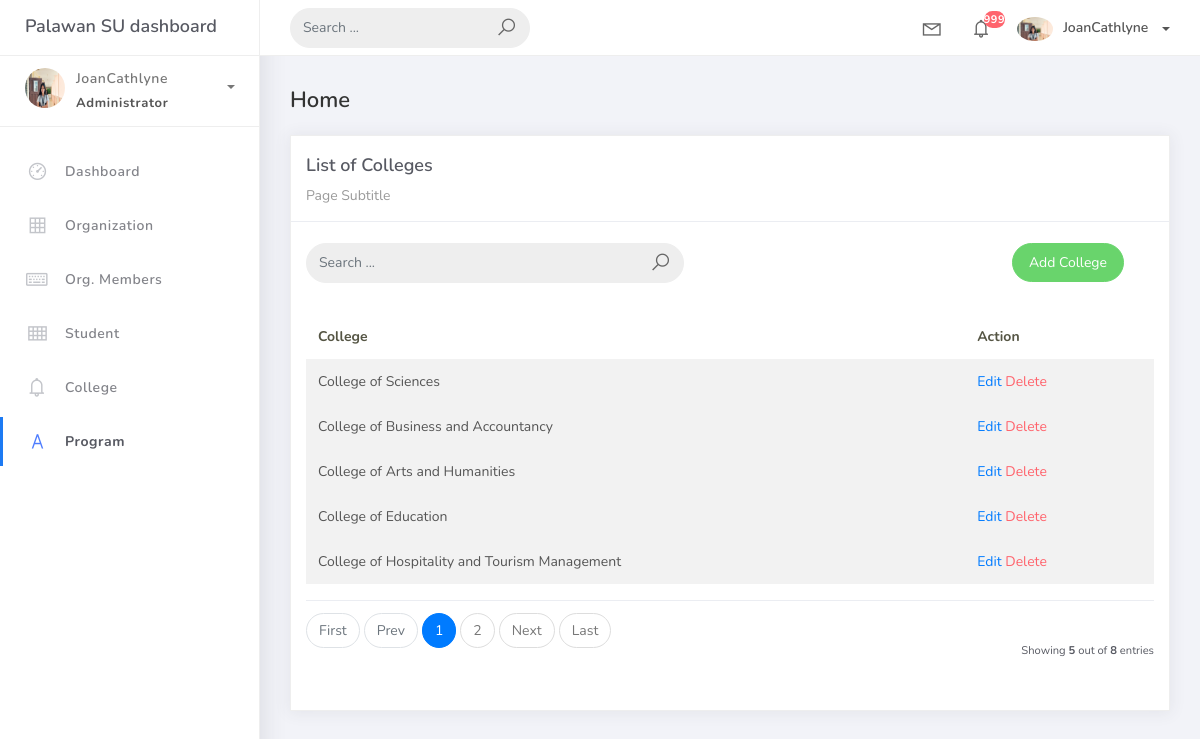
Page /college on the earlier database version.
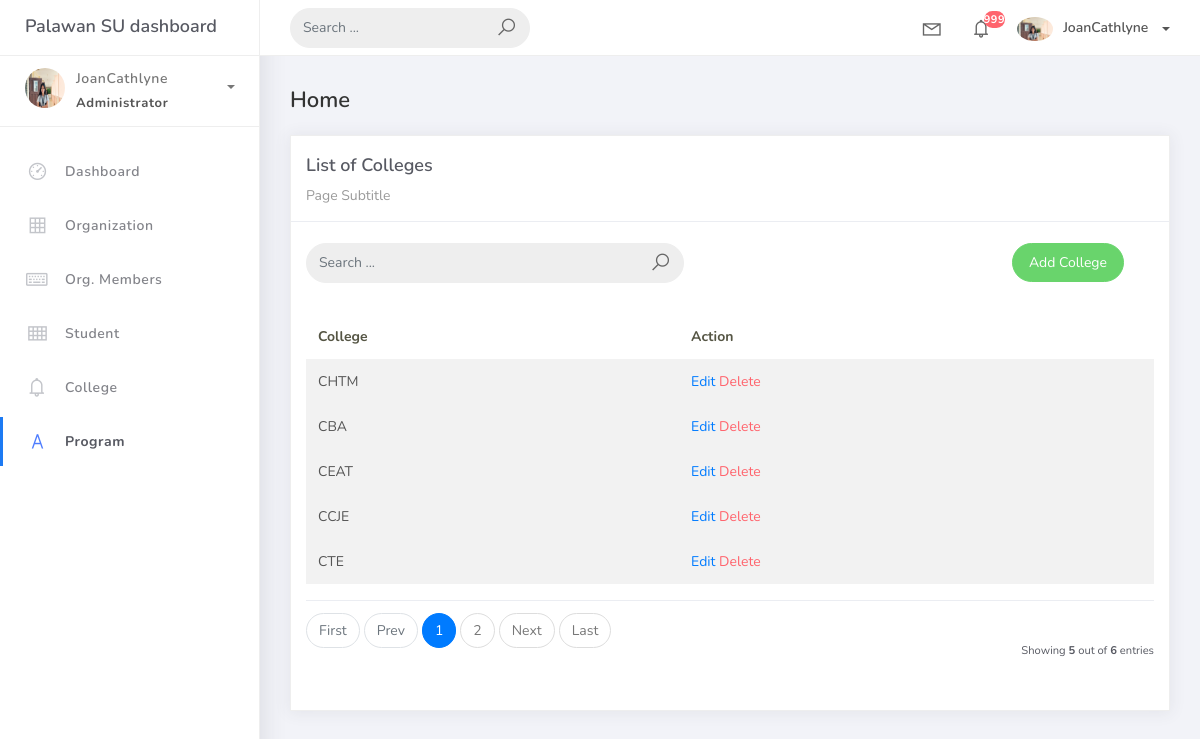
Same page on the later database version.
### studentorg/models.py (models this page shows, shortened)
class BaseModel(models.Model):
    created_at = models.DateTimeField(auto_now_add=True, db_index=True)
    updated_at = models.DateTimeField(auto_now=True)
    class Meta:
        abstract = True

class College(BaseModel):
    college_name = models.CharField(max_length=150)

### studentorg/views.py (the view)
# urls.py: path('college', college.as_view(), name='college-list'),
class college(ListView):
    model = College
    context_object_name = 'college'
    template_name = 'college.html'
    paginate_by = 5
    def get_queryset(self, *args, **kwargs):
         qs = super(college, self).get_queryset(*args, **kwargs)
         if self.request.GET.get("q") != None:
             query = self.request.GET.get('q')
             qs = qs.filter(Q(college_name__icontains=query))
         return qs

### templates/college.html
{% extends 'base.html' %} {% load static %} {% block content %}
<div class="content">
    <div class="container-fluid">
        <h4 class="page-title">Home</h4>
        <div class="row">
            <div class="col-md-12">
                <div class="card">
                    <div class="card-header">
                    <div class="card-title">List of Colleges</div>
                    <div class="card-category">Page Subtitle</div>
                </div>
                <br />
                <div class="col-md-12 row">
                    <div class="col-md-6">
                        <form class="navbar-left navbar-form nav-search mr-md-3" action="{% url 'college_list' %}">
                            <div class="input-group">
                                <input type="text" placeholder="Search ..." class="form-control" name="q" />
                                <div class="input-group-append">
                                    <span class="input-group-text">
                                        <i class="la la-search search-icon"></i>
                                    </span>
                                </div>
                            </div>
                        </form>
                    </div>
                    <div class="col-md-6">
                        <div class="pull-right">
                            <a href="{% url 'college-add' %}" class="btn btn-success btn-rounded">Add College</a>
                        </div>
                    </div>
                </div>
                <div class="card-body">
                    <table class="table table-striped mt-3">
                        <thead>
                            <tr>
                                <th scope="col">College</th>
                                <th scope="col">Action</th>
                            </tr>
                        </thead>
                        <tbody>
                            {% for object in object_list %}
                            <tr>
                                <td>{{ object.college_name}}</td>
                                <td>
                                    <a href="{% url 'college-update' object.id %}">Edit</a>
                                    <a href="{% url 'college-delete' object.id %}" class="text-danger">Delete</a>
                                </td>
                            <tr>
                            {% empty %}
                            </tr>
                            <td colspan="4" style="text-align: center;">
                                <p class="text-sm font-weight-bold mb-0">No Records Found</p>
                            </td>
                        </tr>
                            {% endfor %}
                        </tbody>
                    </table>
                    {% include 'includes/pagination.html' %}
                </div>
            </div>
        </div>
    </div>
</div>
{% endblock %}

Differences in the rows shown:
removed College: college_name "College of Sciences"
removed College: college_name "College of Business and Accountancy"
removed College: college_name "College of Arts and Humanities"
removed College: college_name "College of Education"
removed College: college_name "College of Hospitality and Tourism Management"
added College: college_name "CHTM"
added College: college_name "CBA"
added College: college_name "CEAT"
now on this page (row edited): College: college_name "CCJE"
now on this page (row edited): College: college_name "CTE"
Other differences:
{{ paginator.count }}: "8" → "6"
